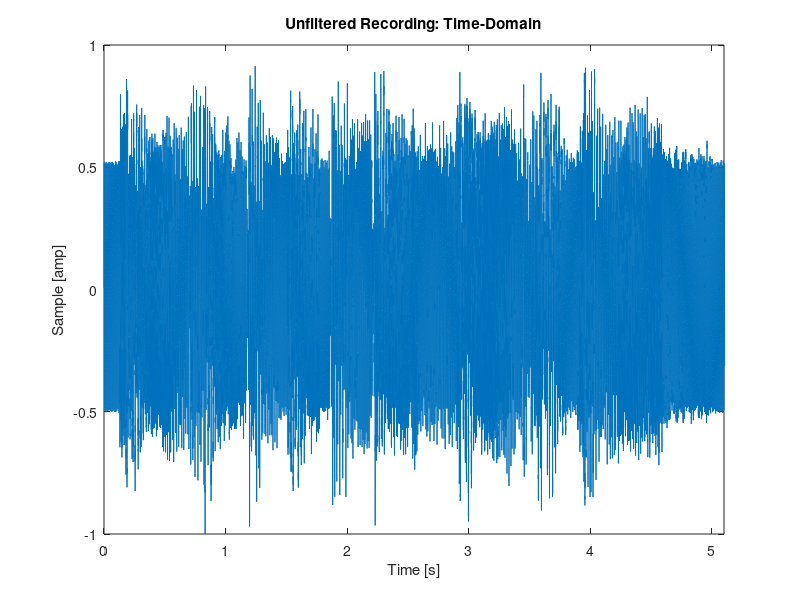
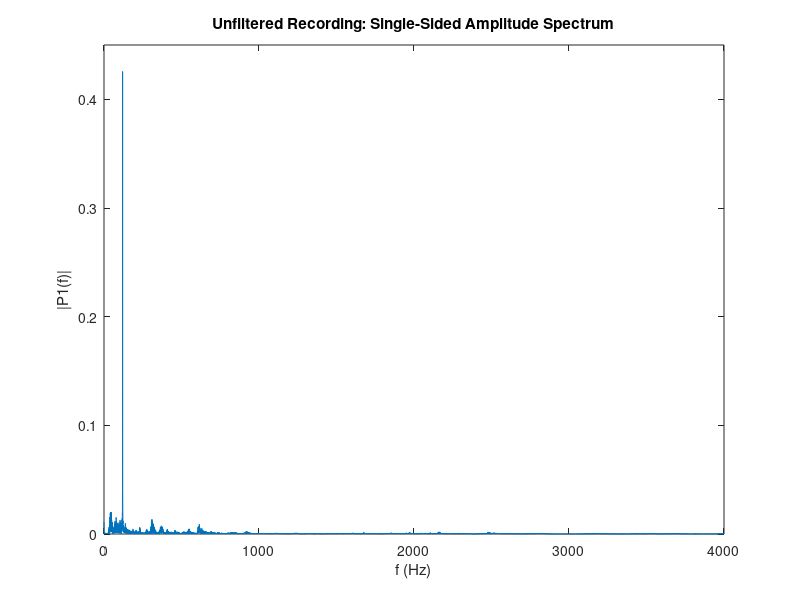
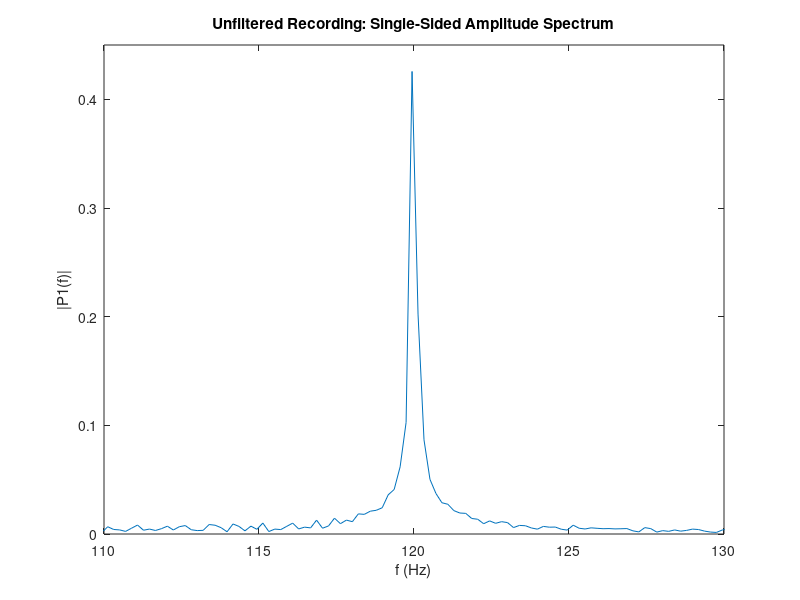

MATLAB code to generate these figures, in order: (Note: this script raises an error after producing the figures.)
% Adv Digital Control - Assignment 1
% By Adam Bartlett
% ID: a1646071

%% Clear Workspace
clear all
close all
clc


%% Initialisation
% Load initial recording
load('jimi2.mat')
initial_rec = x;
num_samples = size(x);

% Recording Parameters
Fs = 8000;          % Sampling frequency (Hz)
T = 1/Fs;           % Sampling period (s)
L = num_samples(1); % Length of signal
t = (0:L-1)*T;      % Time vector


%% Unfiltered Recording
% Listen to the unfiltered recording
display('Unfiltered Recording...')
sound(initial_rec, Fs);

% Plot: Unfiltered Recording: Time-Domain
figure
plot(t, initial_rec)
axis([0 5.1 -1 1])
title('Unfiltered Recording: Time-Domain')
xlabel('Time [s]')
ylabel('Sample [amp]')


%% Characterisation of Disturbance Signal
initial_rec_fft = fft(initial_rec);

% Using example from MATLAB's help information on fft function
P2 = abs(initial_rec_fft/L);
P1 = P2(1:(L/2+1));
P1(2:end-1) = 2*P1(2:end-1);
f = Fs*(0:(L/2))/L;

% Plot: Unfiltered Recording: Single-Sided Amplitude Spectrum
figure
plot(f,P1) 
title('Unfiltered Recording: Single-Sided Amplitude Spectrum')
axis([0 4000 0 0.45])
xlabel('f (Hz)')
ylabel('|P1(f)|')

% Plot: Zoomed in version
figure
plot(f,P1) 
title('Unfiltered Recording: Single-Sided Amplitude Spectrum')
axis([110 130 0 0.45])
xlabel('f (Hz)')
ylabel('|P1(f)|')


%% Notch Filter: Transfer function determination
z = tf('z', T);
BW = 10;    % Bandwidth (Hz)
r = 1 - (pi/(2*4000/BW));

% Transfer Function:
H = ((z - cos(5.4*(pi/180)) - sin(5.4*(pi/180))*i)*(z - cos(5.4*(pi/180)) + sin(5.4*(pi/180))*i))/((z - r*cos(5.4*(pi/180)) - r*sin(5.4*(pi/180))*i)*(z - r*cos(5.4*(pi/180)) + r*sin(5.4*(pi/180))*i));

% Plot: Notch Filter - Bode Diagram
figure
bode(H)
title('Notch Filter - Bode Diagram')


%% Testing - Notch Filter
% Testing Parameters
L2 = 800;
t2 = (0:L2-1)*T;

% Generate 60Hz, 120Hz and 240Hz sin waves
wave_60 = sin(2*pi*60*t2);
wave_120 = sin(2*pi*120*t2);
wave_240 = sin(2*pi*240*t2);

%----------------------------Unfiltered-----------------------------------%
% Plot: Sine Wave Test - Unfiltered
figure
plot(t2, wave_60, t2, wave_120, t2, wave_240)
axis([0 inf -1.5 1.5])
legend('60Hz', '120Hz', '240Hz')
title('Sine Wave Test - Unfiltered')
xlabel('Time [s]')
ylabel('Sample [amp]')

%------------------------------Filtered-----------------------------------%
% Pass the sine waves through the notch filter
new_wave_60 = lsim(H, wave_60, t2);
new_wave_120 = lsim(H, wave_120, t2);
new_wave_240 = lsim(H, wave_240, t2);

% Plot: Sine Wave Test - Filtered
figure
plot(t2, new_wave_60, t2, new_wave_120, t2, new_wave_240)
axis([0 inf -1.5 1.5])
legend('60Hz', '120Hz', '240Hz')
title('Sine Wave Test - Filtered')
xlabel('Time [s]')
ylabel('Sample [amp]')


%% Filtering Recording
% Pass the initial recording through the notch filter
final_rec = lsim(H, initial_rec, t);

% Plot: Filtered Recording: Time-Domain
figure
plot(t, final_rec)
axis([0 5.1 -1 1])
title('Filtered Recording: Time-Domain')
xlabel('Time [s]')
ylabel('Sample [amp]')

% Listen to the filtered recording
pause(5)
display('Filtered Recording...')
sound(final_rec, 8000)